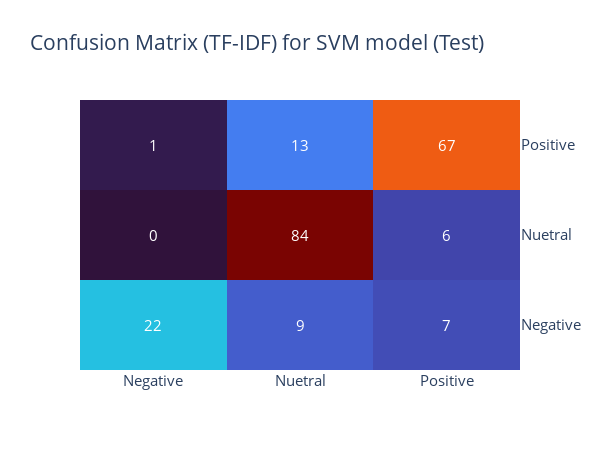

The notebook cell this image was saved under:
### Code cell
cm = confusion_matrix(y_test_TFIDF, y_pred_TFIDF)

fig = ff.create_annotated_heatmap(cm, x=labels, y=labels, colorscale='Turbo')

fig.update_layout(font=dict(size=15))
fig.update_xaxes(side="bottom")
fig.update_yaxes(side="right")
fig.update_layout(width=600, height=450)
fig.update_layout(title_text="Confusion Matrix (TF-IDF) for SVM model (Test)")

fig.show()

### Figure 1 — Plotly figure (JSON) as saved in the notebook; plotly's stock layout.template omitted (floating-point values rounded to 4 significant figures)
{"data": [{"colorscale": [[0, "#30123b"], [0.07143, "#4145ab"], [0.1429, "#4675ed"], [0.2143, "#39a2fc"], [0.2857, "#1bcfd4"], [0.3571, "#24eca6"], [0.4286, "#61fc6c"], [0.5, "#a4fc3b"], [0.5714, "#d1e834"], [0.6429, "#f3c63a"], [0.7143, "#fe9b2d"], [0.7857, "#f36315"], [0.8571, "#d93806"], [0.9286, "#b11901"], [1, "#7a0402"]], "reversescale": false, "showscale": false, "type": "heatmap", "x": ["Negative", "Nuetral", "Positive"], "y": ["Negative", "Nuetral", "Positive"], "z": [[22, 9, 7], [0, 84, 6], [1, 13, 67]]}], "layout": {"annotations": [{"font": {"color": "#FFFFFF"}, "showarrow": false, "text": "22", "x": "Negative", "xref": "x", "y": "Negative", "yref": "y"}, {"font": {"color": "#FFFFFF"}, "showarrow": false, "text": "9", "x": "Nuetral", "xref": "x", "y": "Negative", "yref": "y"}, {"font": {"color": "#FFFFFF"}, "showarrow": false, "text": "7", "x": "Positive", "xref": "x", "y": "Negative", "yref": "y"}, {"font": {"color": "#FFFFFF"}, "showarrow": false, "text": "0", "x": "Negative", "xref": "x", "y": "Nuetral", "yref": "y"}, {"font": {"color": "#FFFFFF"}, "showarrow": false, "text": "84", "x": "Nuetral", "xref": "x", "y": "Nuetral", "yref": "y"}, {"font": {"color": "#FFFFFF"}, "showarrow": false, "text": "6", "x": "Positive", "xref": "x", "y": "Nuetral", "yref": "y"}, {"font": {"color": "#FFFFFF"}, "showarrow": false, "text": "1", "x": "Negative", "xref": "x", "y": "Positive", "yref": "y"}, {"font": {"color": "#FFFFFF"}, "showarrow": false, "text": "13", "x": "Nuetral", "xref": "x", "y": "Positive", "yref": "y"}, {"font": {"color": "#FFFFFF"}, "showarrow": false, "text": "67", "x": "Positive", "xref": "x", "y": "Positive", "yref": "y"}], "font": {"size": 15}, "height": 450, "title": {"text": "Confusion Matrix (TF-IDF) for SVM model (Test)"}, "width": 600, "xaxis": {"dtick": 1, "gridcolor": "rgb(0, 0, 0)", "side": "bottom", "ticks": ""}, "yaxis": {"dtick": 1, "side": "right", "ticks": "", "ticksuffix": "  "}}}
